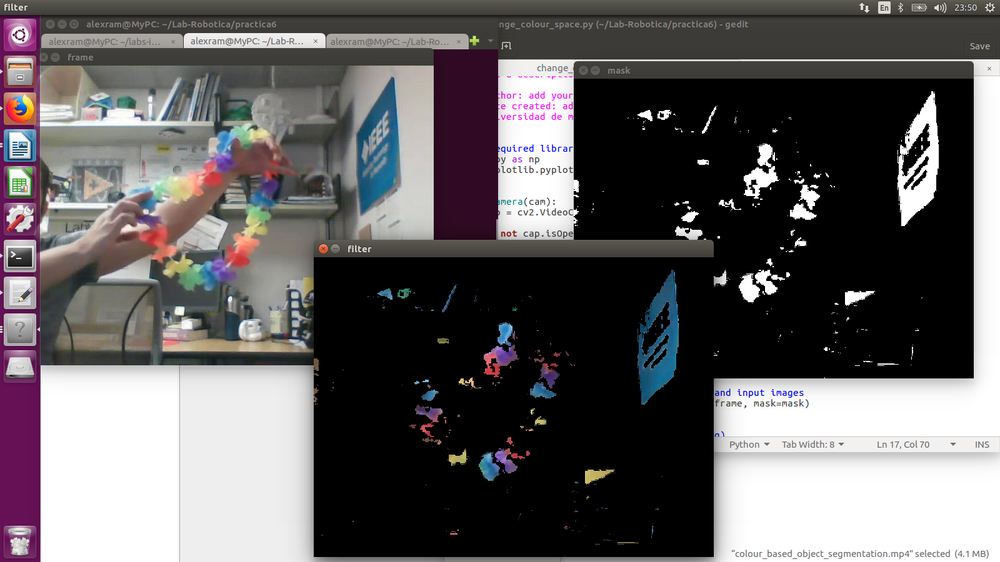
#> input picture practica6/Example.png, 1000 x 562 px, shrunk from 1600 x 900 before the run, given in place of the camera
$ jupyter execute Reporte_Practica6.ipynb   (text cells are left out)
#> lines starting #> are read from the running program, lines starting #| are printed output that depends on the picture; after the words box and inside, x2 and y2 are one past the last pixel; in counts of white or black regions, pixels touching at a corner belong together
[cell 1]
"""
	change_colour_space.py

	add a description of your code here

	author: add your fullname
	date created: add this info
	universidad de monterrey
"""

# import required libraries
import numpy as np
import matplotlib.pyplot as plt
import cv2

def init_camera(cam):
	cap = cv2.VideoCapture(cam)

	if not cap.isOpened():
        	print ("Error camera not available")
        	exit()
	return(cap)

def show_blue(hsv):
        h_val_l = 80  #Blue
        h_val_h = 120 #Blue
        s_val_l = 100
        v_val_l = 100
        lower_blue = np.array([h_val_l,s_val_l, v_val_l])
        upper_blue = np.array([h_val_h, 255, 255])
        # threshold the hsv image so that only blue pixels are kept
        mask = cv2.inRange(hsv, lower_blue, upper_blue)

        # AND-bitwise operation between the mask and input images
        blue_object_img = cv2.bitwise_and(frame, frame, mask=mask)

       # visualise segmented blue object
#        cv2.imshow('blue object', blue_object_img)
        return(mask)

def show_red(hsv):
	h_val_l = 160  #Red
	h_val_h = 200 #Red
	s_val_l = 100
	v_val_l = 100
	lower_red = np.array([h_val_l,s_val_l, v_val_l])
	upper_red = np.array([h_val_h, 255, 255])
        # threshold the hsv image so that only blue pixels are kept
	mask = cv2.inRange(hsv, lower_red, upper_red)

        # AND-bitwise operation between the mask and input images
	red_object_img = cv2.bitwise_and(frame, frame, mask=mask)

        # visualise segmented blue object
#	cv2.imshow('red object', red_object_img)
	return(mask)

def show_yellow(hsv):
	h_val_l = 10
	h_val_h = 50
	s_val_l = 100
	v_val_l = 100
	lower_yellow = np.array([h_val_l,s_val_l, v_val_l])
	upper_yellow = np.array([h_val_h, 255, 255])
        # threshold the hsv image so that only blue pixels are kept
	mask = cv2.inRange(hsv, lower_yellow, upper_yellow)

        # AND-bitwise operation between the mask and input images
	yellow_object_img = cv2.bitwise_and(frame, frame, mask=mask)


        # visualise segmented blue object
#	cv2.imshow('yellow object', yellow_object_img)
	return(mask)

def show_violet(hsv):
	h_val_l = 130
	h_val_h = 170
	s_val_l = 50
	v_val_l = 50
	lower_violet = np.array([h_val_l,s_val_l, v_val_l])
	upper_violet = np.array([h_val_h, 255, 255])
        # threshold the hsv image so that only blue pixels are kept
	mask = cv2.inRange(hsv, lower_violet, upper_violet)

        # AND-bitwise operation between the mask and input images
	violet_object_img = cv2.bitwise_and(frame, frame, mask=mask)

        # visualise segmented violet object
#	cv2.imshow('violet object', violet_object_img)
	return(mask)

# initialise a video capture object
cap = init_camera(0)


while(True):

	# grab current frame
	cf, frame = cap.read()
#> frame is the input picture: shape (562, 1000, 3); mean B, G, R 97.1, 95.7, 98.8

	# convert BGR to HSV
	hsv = cv2.cvtColor(frame, cv2.COLOR_BGR2HSV)
#> hsv: shape (562, 1000, 3); mean H, S, V 25.3, 23.2, 101.6


	# ----- Tune these parameters so that blue-colour  ------ #
	# ----- objects can be detected                    ------ #
	mask = show_red(hsv)
#> in show_red, `mask = cv2.inRange(hsv, lower_red, upper_red)`:
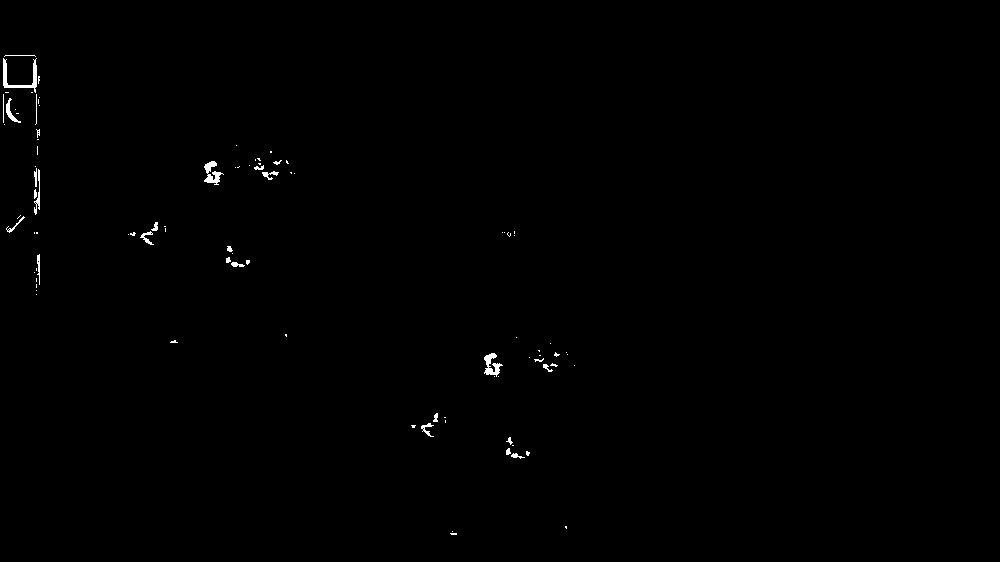
#> mask: shape (562, 1000); 0.37% white; 93 white regions (66 under 20 px), largest, box (x1, y1, x2, y2) and area: (3, 58, 37, 93) 307, (204, 161, 224, 185) 225, (484, 353, 503, 377) 219
	mask = mask + show_blue(hsv)
#> in show_blue, `mask = cv2.inRange(hsv, lower_blue, upper_blue)`: mask: shape (562, 1000); 1.6% white; 172 white regions (153 under 20 px), largest, box (x1, y1, x2, y2) and area: (358, 78, 399, 213) 2816, (638, 270, 679, 404) 2569, (4, 130, 36, 162) 416
#> in show_blue, `blue_object_img = cv2.bitwise_and(frame, frame, mask=mask)`:
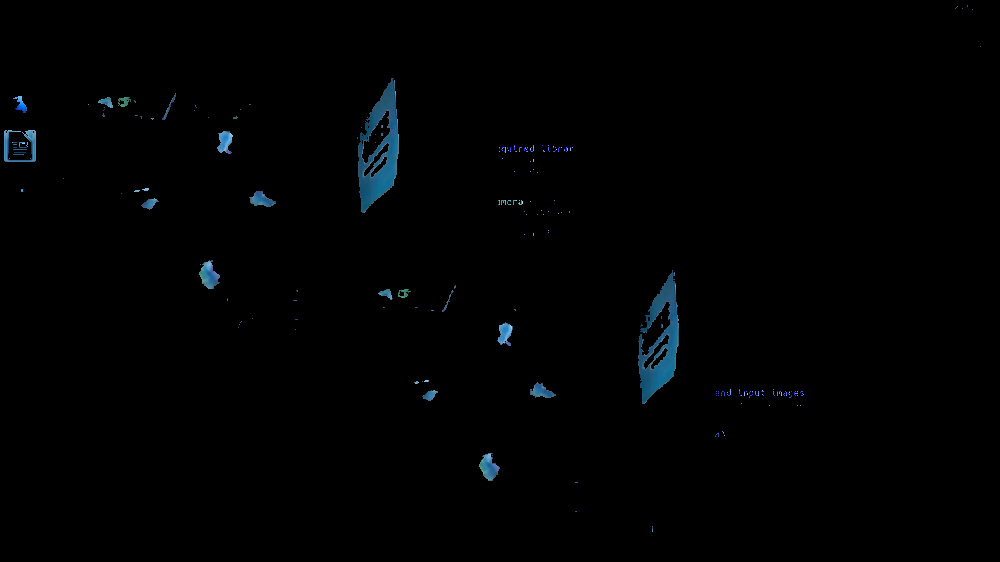
#> blue_object_img: shape (562, 1000, 3); mean B, G, R 2.2, 1.7, 0.7
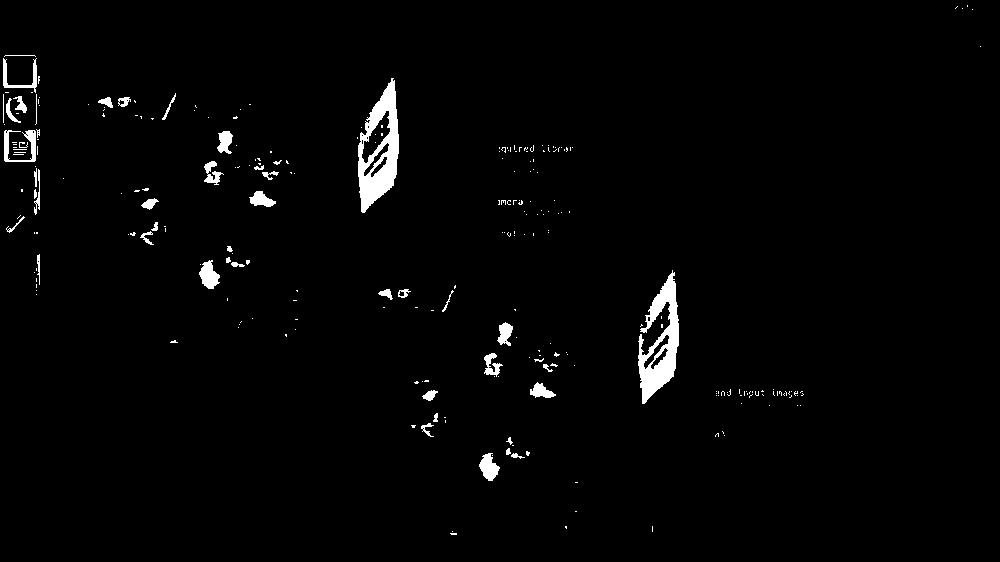
#> mask: shape (562, 1000); 1.9% white; 264 white regions (218 under 20 px), largest, box (x1, y1, x2, y2) and area: (358, 78, 399, 213) 2816, (638, 270, 679, 404) 2569, (4, 130, 36, 162) 416
	mask = mask + show_yellow(hsv)
#> in show_yellow, `mask = cv2.inRange(hsv, lower_yellow, upper_yellow)`: mask: shape (562, 1000); 0.32% white; 126 white regions (109 under 20 px), largest, box (x1, y1, x2, y2) and area: (16, 93, 36, 124) 245, (585, 470, 614, 484) 226, (168, 256, 187, 274) 166
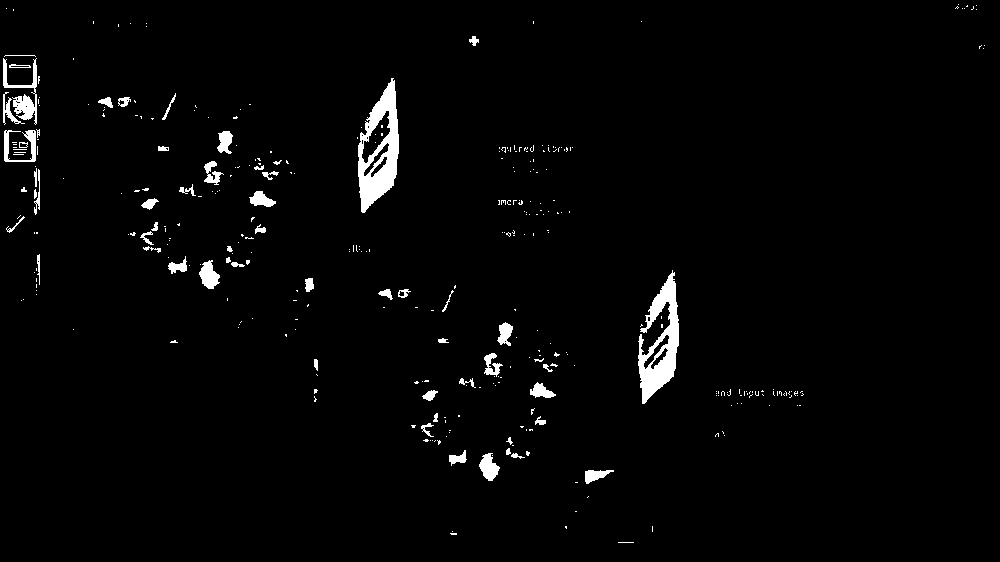
#> mask: shape (562, 1000); 2.3% white; 350 white regions (292 under 20 px), largest, box (x1, y1, x2, y2) and area: (358, 78, 399, 213) 2816, (638, 270, 679, 404) 2569, (3, 58, 37, 125) 749
	mask = mask + show_violet(hsv)
#> in show_violet, `mask = cv2.inRange(hsv, lower_violet, upper_violet)`:
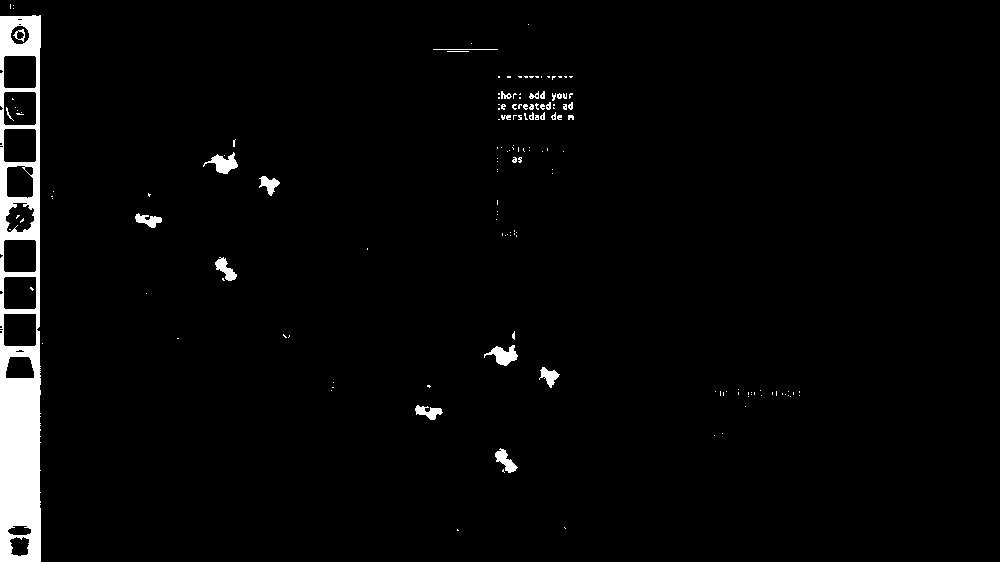
#> mask: shape (562, 1000); 2.9% white; 157 white regions (125 under 20 px), largest, box (x1, y1, x2, y2) and area: (0, 15, 41, 562) 13131, (203, 152, 238, 174) 361, (484, 345, 518, 366) 361
#> in show_violet, `violet_object_img = cv2.bitwise_and(frame, frame, mask=mask)`:
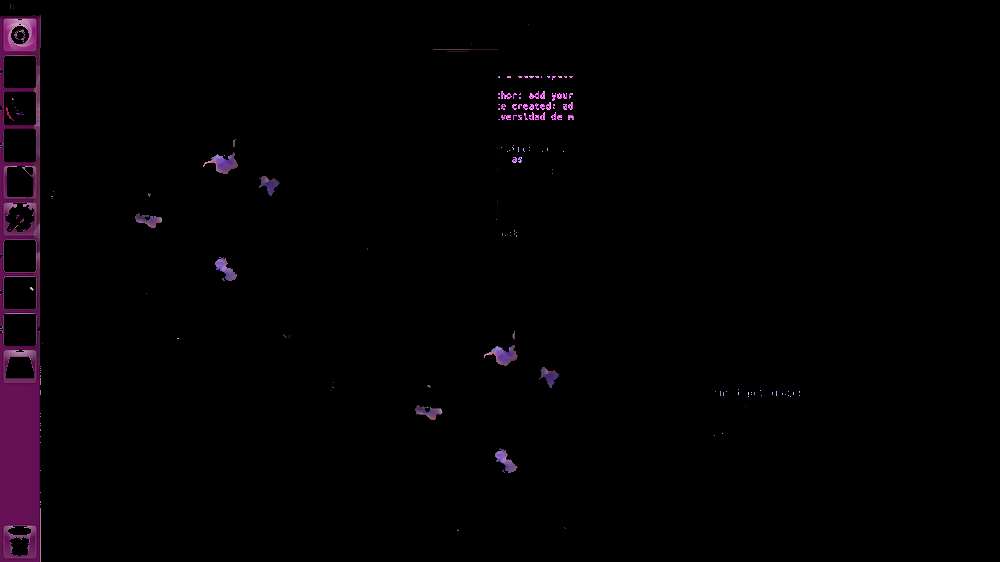
#> violet_object_img: shape (562, 1000, 3); mean B, G, R 3, 1.2, 3.3
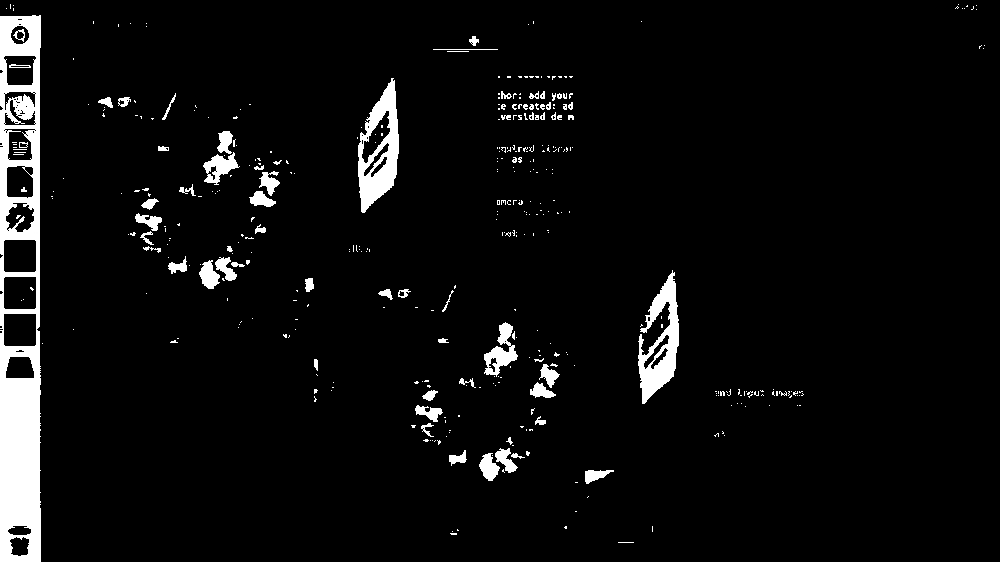
#> mask: shape (562, 1000); 2.26% of pixels changed, all inside (x1, y1, x2, y2) = (3, 4, 985, 543)
	# ------------------------------------------------------- #
	frame2 = cv2.bitwise_and(frame, frame, mask=mask)
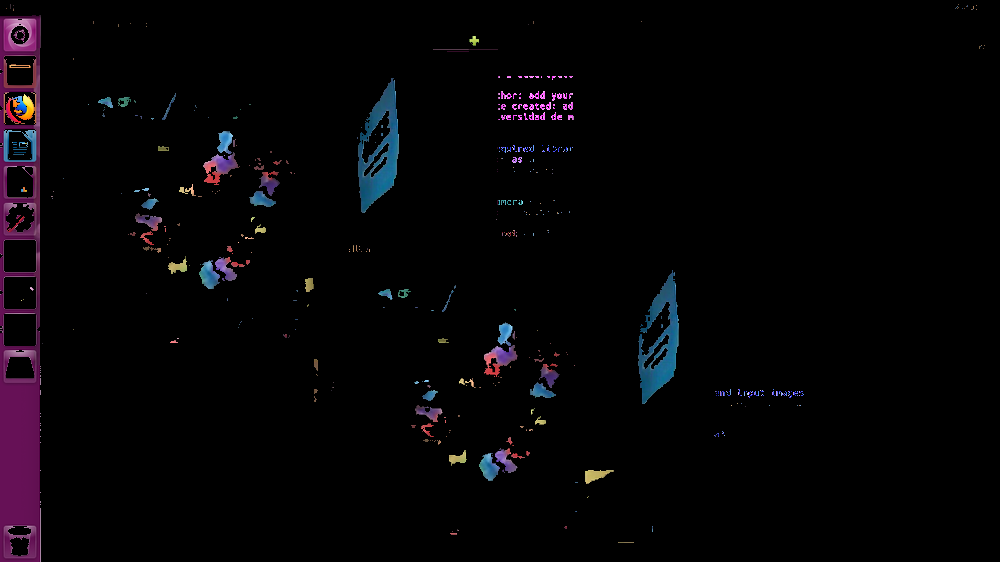
#> frame2: shape (562, 1000, 3); mean B, G, R 5.8, 3.5, 5.1

	cv2.imshow('filter', frame2)
        # visualise current frame
	cv2.imshow('frame',frame)
	# visualise mask imagec
	cv2.imshow('mask', mask)
	# Display the resulting frame
	if cv2.waitKey(1) & 0xFF == ord('q'):
#> (key q is pressed here)
		break

# When everything done, release the capture
cap.release()
cv2.destroyAllWindows()
